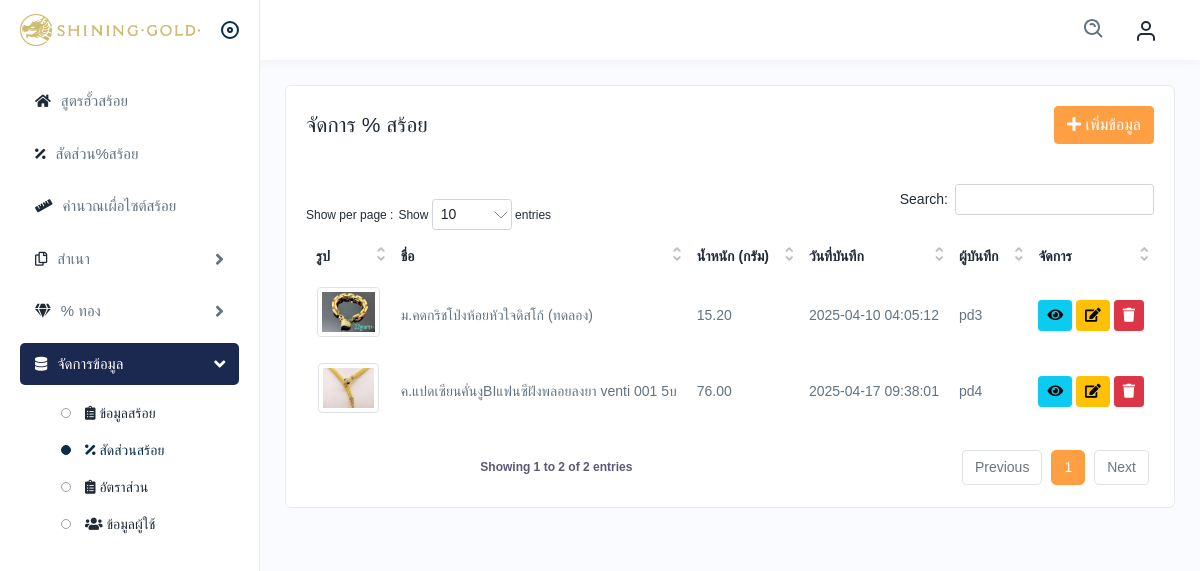
Before: /percent_necklace_management.php (signed in) with the older database file.
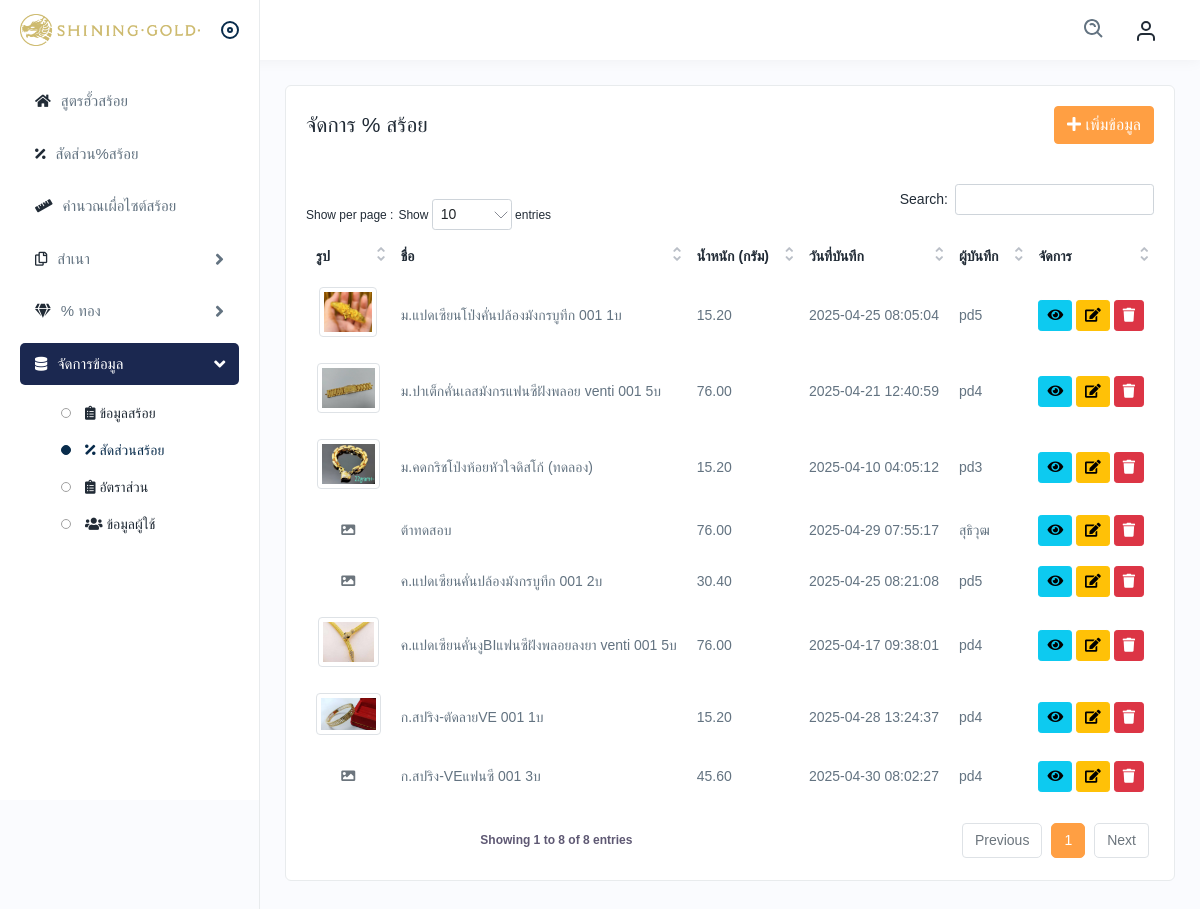
After: the same page with the newer database file.
### tables this page shows
CREATE TABLE `percent_necklace` (
  `pn_id` int NOT NULL,
  `pn_name` varchar(255) NOT NULL,
  `pn_grams` decimal(10,2) NOT NULL,
  `image` varchar(255) DEFAULT NULL,
  `users_id` int DEFAULT NULL,
  `pn_status` enum('master','copy') NOT NULL,
  `updated_at` timestamp NOT NULL DEFAULT CURRENT_TIMESTAMP
);

CREATE TABLE `users` (
  `users_id` int UNSIGNED NOT NULL,
  `first_name` varchar(50) NOT NULL,
  `last_name` varchar(50) NOT NULL,
  `username` varchar(50) NOT NULL,
  `password` varchar(255) NOT NULL,
  `users_level` enum('User','Admin') NOT NULL,
  `users_depart` varchar(30) NOT NULL,
  `users_status` enum('Enable','Disable') NOT NULL
);

### functions/management_percent_necklace.php (called while the page is built, shortened)
<?php
function get_percent_necklace($pdo)
{
    $sql = "SELECT pn.pn_id, pn.pn_name, pn.pn_grams, pn.image, u.first_name, pn.users_id, updated_at
        FROM percent_necklace pn
        LEFT JOIN users u ON pn.users_id = u.users_id
        WHERE pn.pn_status = 'master'
        ORDER BY pn.pn_name DESC";
    $stmt = $pdo->prepare($sql);
    $stmt->execute();
    return $stmt->fetchAll(PDO::FETCH_ASSOC);
}

### percent_necklace_management.php (the view, shortened to what the changed rows need)
<?php
require 'config/db_connect.php';
require 'functions/management_percent_necklace.php';
$percent_necklaces = get_percent_necklace($pdo);
$current_user_id = isset($_SESSION['recipenecklace_users_id']) ? $_SESSION['recipenecklace_users_id'] : 0;
$is_admin = isset($_SESSION['recipenecklace_users_level']) && $_SESSION['recipenecklace_users_level'] === 'Admin';
$user_dept = isset($_SESSION['recipenecklace_users_depart']) ? $_SESSION['recipenecklace_users_depart'] : '';
?>
<!DOCTYPE html>
<html lang="en">
<head>
    <link rel="stylesheet" href="assets/css/bootstrap.min.css" />
    <link rel="stylesheet" href="assets/css/animate.css" />
    <link rel="stylesheet" href="assets/plugins/fontawesome/css/fontawesome.min.css" />
    <link rel="stylesheet" href="assets/plugins/fontawesome/css/all.min.css" />
    <link rel="stylesheet" href="assets/plugins/select2/css/select2.min.css">
    <link rel="stylesheet" href="assets/css/dataTables.bootstrap4.min.css">
    <link rel="stylesheet" href="assets/css/style.css" />
    <link rel="stylesheet" href="https://cdn.jsdelivr.net/npm/sweetalert2@11/dist/sweetalert2.min.css" />
    <link rel="stylesheet" href="https://cdnjs.cloudflare.com/ajax/libs/bootstrap-datepicker/1.9.0/css/bootstrap-datepicker.min.css" />
</head>
<body>
    <div class="main-wrapper">
        <div class="page-wrapper">
            <div class="content">
                <div class="card">
                    <div class="card-body">
                        <div class="table-responsive">
                            <table id="percent_necklace" class="table table-bordered">
                                <thead>
                                    <tr>
                                        <th width="60">รูป</th>
                                        <th>ชื่อ</th>
                                        <th>น้ำหนัก (กรัม)</th>
                                        <th>วันที่บันทึก</th>
                                        <th>ผู้บันทึก</th>
                                        <th>จัดการ</th>
                                    </tr>
                                </thead>
                                <tbody>
                                    <?php foreach ($percent_necklaces as $pn): ?>
                                        <tr>
                                            <td class="text-center" data-label="รูป">
                                                <?php if (!empty($pn['image'])): ?>
                                                    <img src="uploads/img/percent_necklace/<?php echo htmlspecialchars($pn['image']); ?>"
                                                        class="img-thumbnail" style="max-height: 50px; width: auto;"
                                                        onclick="showFullImage('uploads/img/percent_necklace/<?php echo htmlspecialchars($pn['image']); ?>', '<?php echo htmlspecialchars($pn['pn_name']); ?>')">
                                                <?php else: ?>
                                                    <i class="fas fa-image text-muted"></i>
                                                <?php endif; ?>
                                            </td>
                                            <td data-label="ชื่อ"><?php echo htmlspecialchars($pn['pn_name']); ?></td>
                                            <td data-label="น้ำหนัก (กรัม)"><?php echo htmlspecialchars($pn['pn_grams']); ?></td>
                                            <td data-label="วันที่บันทึก"><?php echo htmlspecialchars($pn['updated_at']); ?></td>
                                            <td data-label="ผู้บันทึก"><?php echo htmlspecialchars($pn['first_name']); ?></td>
                                            <td data-label="จัดการ">
                                                <button class="btn btn-info btn-sm" onclick="viewPercent(<?php echo $pn['pn_id']; ?>)">
                                                    <i class="fas fa-eye"></i>
                                                </button>
                                                <?php if ($pn['users_id'] == $current_user_id || $is_admin || $user_dept === 'หัวหน้าช่าง'): ?>
                                                    <button class="btn btn-warning btn-sm" onclick="editPercent(<?php echo $pn['pn_id']; ?>)">
                                                        <i class="fas fa-edit"></i>
                                                    </button>
                                                    <button class="btn btn-danger btn-sm" onclick="deletePercent(<?php echo $pn['pn_id']; ?>)">
                                                        <i class="fas fa-trash"></i>
                                                    </button>
                                                <?php endif; ?>
                                            </td>
                                        </tr>
                                    <?php endforeach; ?>
                                </tbody>
                            </table>
                        </div>
                    </div>
                </div>
            </div>
        </div>
    </div>
</body>
</html>

Changed rows visible on the page:
added percent_necklace: image (picture), pn_name "ม.แปดเซียนโป่งคั่นปล้องมังกรบูทีก 001 1บ", pn_grams "15.20", updated_at "2025-04-25 08:05:04", users.first_name "pd5"
added percent_necklace: image (picture), pn_name "ม.ปาเต็กคั่นเลสมังกรแฟนซีฝังพลอย venti 001 5บ", pn_grams "76.00", updated_at "2025-04-21 12:40:59", users.first_name "pd4"
added percent_necklace: pn_name "ต้าทดสอบ", pn_grams "76.00", updated_at "2025-04-29 07:55:17", users.first_name "สุธิวุฒ"
added percent_necklace: pn_name "ค.แปดเซียนคั่นปล้องมังกรบูทีก 001 2บ", pn_grams "30.40", updated_at "2025-04-25 08:21:08", users.first_name "pd5"
added percent_necklace: image (picture), pn_name "ก.สปริง-ตัดลายVE 001 1บ", pn_grams "15.20", updated_at "2025-04-28 13:24:37", users.first_name "pd4"
added percent_necklace: pn_name "ก.สปริง-VEแฟนซี 001 3บ", pn_grams "45.60", updated_at "2025-04-30 08:02:27", users.first_name "pd4"
Other visible differences:
text written by a page script: "Show entries Search: Showing 1 to 2 of 2 entries Previous 1 Next" → "Show entries Search: Showing 1 to 8 of 8 entries Previous 1 Next"
